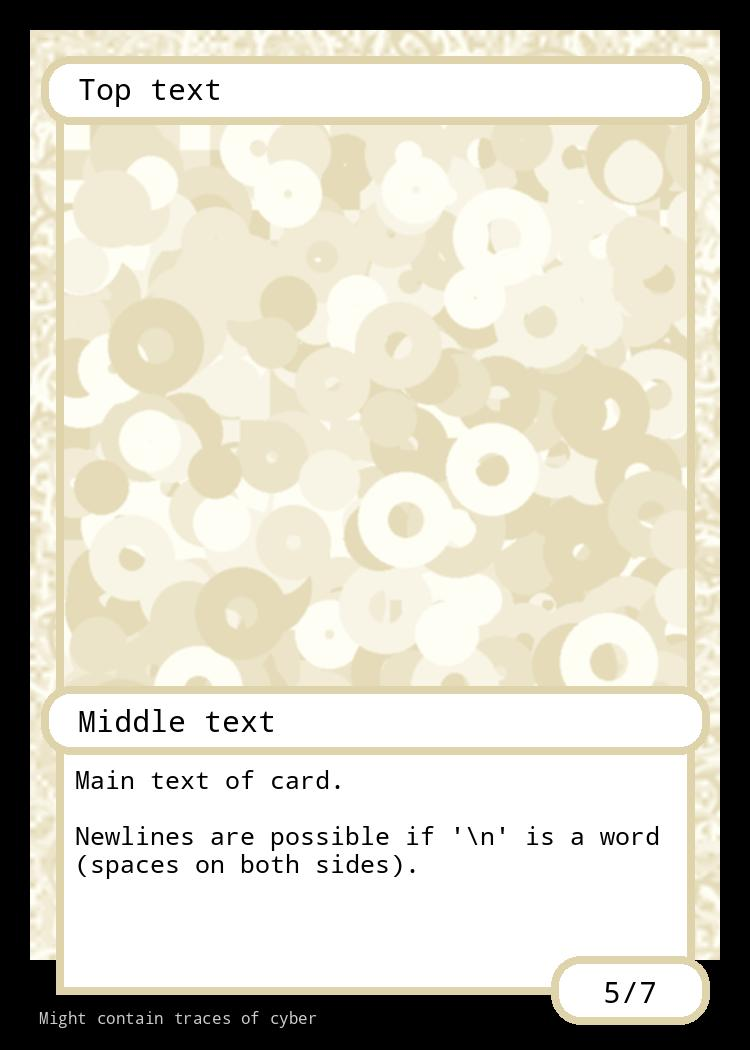
#> input picture example.jpg, 750 x 1050 px
$ python cardgen.py --color white --image example.jpg
#> lines starting #> are read from the running program, lines starting #| are printed output that depends on the picture
import argparse
import fractions
import logging
import os.path
import random
import sys

from PIL import (
    Image,
    ImageColor,
    ImageDraw,
    ImageFilter,
    ImageFont,
)

# A card is about 2.5 x 3.5 inches, or 63.5 x 88.9 mm.
# 750 x 1050 px will give the image 300 dpi.

COLORS = {
    "white": {
        "background": "#000",
        "main": "#dfd3ab",
        "second": "#fffef5",
        "card": "#fff",
    },
    "blue": {
        "background": "#000",
        "main": "#0073b2",
        "second": "#83cef1",
        "card": "#eef",
    },
    "black": {
        "background": "#000",
        "main": "#3a3833",
        "second": "#525347",
        "card": "#ddd",
    },
    "red": {
        "background": "#000",
        "main": "#d94029",
        "second": "#e5a38d",
        "card": "#fee",
    },
    "green": {
        "background": "#000",
        "main": "#226248",
        "second": "#bcd0c7",
        "card": "#dde6e9",
    },
}

FONTS = [
    "/usr/share/fonts/liberation-mono/LiberationMono-Regular.ttf",
    "/usr/share/fonts/truetype/noto/NotoMono-Regular.ttf",
]


class Card():

    def __init__(self, colors, font_path, size=(750, 1050)):
        self.colors = colors
        self.font_path = font_path
        self.size = size

        self.im = Image.new("RGB", self.size, self.colors["background"])
        self.grid_size = 30  # 30 results in a grid 25 x 35 when the card is 750 x 1050.
        self.grid = (size[0] // self.grid_size, size[1] // self.grid_size)
        self.draw = ImageDraw.Draw(self.im)

        self.big_font = ImageFont.truetype(self.font_path, int(self.grid_size))
        self.medium_font = ImageFont.truetype(self.font_path, int(self.grid_size / 1.2))
        self.small_font = ImageFont.truetype(self.font_path, int(self.grid_size / 1.8))

    def coordinates2xy(self, coordinates, x_grow=0, y_grow=0):
        xy = [coordinates[0] * self.grid_size,
              coordinates[1] * self.grid_size,
              coordinates[2] * self.grid_size,
              coordinates[3] * self.grid_size]

        xy[0] = xy[0] if xy[0] >= 0 else self.im.size[0] + xy[0]
        xy[1] = xy[1] if xy[1] >= 0 else self.im.size[1] + xy[1]
        xy[2] = xy[2] if xy[2] >= 0 else self.im.size[0] + xy[2]
        xy[3] = xy[3] if xy[3] >= 0 else self.im.size[1] + xy[3]

        if x_grow:
            xy[0] = xy[0] - (x_grow * self.grid_size)
            xy[2] = xy[2] + (x_grow * self.grid_size)
        if y_grow:
            xy[1] = xy[1] - (y_grow * self.grid_size)
            xy[3] = xy[3] + (y_grow * self.grid_size)

        return xy

    def save(self, file_path):
        logging.info("Saving card to: %s", os.path.abspath(file_path))
        self.im.save(file_path)

    def draw_frame(self):
        coordinates = [1, 1, -1, -3]
        paste_noisy_rectangle(self.im, self.coordinates2xy(coordinates), self.colors["second"], self.colors["main"], pixel_size=6, blur_radius=2)

    def draw_content(self, image_path=None, head1=None, head2=None, text=None, stats=None):

        large_image = not text

        # Image
        if large_image:
            coordinates = [2, 4, -2, -6]
        else:
            coordinates = [2, 4, -2, 23]
        if image_path:
            paste_image(self.im, self.coordinates2xy(coordinates), image_path)
        else:
            paste_noisy_rectangle(self.im, self.coordinates2xy(coordinates), self.colors["second"], self.colors["main"], pixel_size=30)
        draw_box(self.draw, self.coordinates2xy(coordinates), fill=None, outline=self.colors["main"], width=8)

        if not large_image:
            # Bottom box
            coordinates = [2, 25, -2, -2]
            draw_box(self.draw, self.coordinates2xy(coordinates), fill=self.colors["card"], outline=self.colors["main"], width=8)
            if text:
                xy = self.coordinates2xy(coordinates)
                write_text(self.draw, xy, text, self.medium_font)

        # Title bar
        coordinates = [2, 2, -2, 4]
        draw_box(self.draw, self.coordinates2xy(coordinates, x_grow=0.5), round=True, fill=self.colors["card"], outline=self.colors["main"], width=8)
        if head1:
            draw_center_text(self.draw, self.coordinates2xy(coordinates), head1, font=self.big_font)

        # Info bar
        if large_image:
            coordinates = [2, -6, -2, -4]
        else:
            coordinates = [2, 23, -2, 25]
        draw_box(self.draw, self.coordinates2xy(coordinates, x_grow=0.5), round=True, fill=self.colors["card"], outline=self.colors["main"], width=8)
        if head2:
            draw_center_text(self.draw, self.coordinates2xy(coordinates), head2, font=self.big_font)

        # Stats bar
        coordinates = [-6, -3, -2, -1]
        draw_box(self.draw, self.coordinates2xy(coordinates, x_grow=0.5), round=True, fill=self.colors["card"], outline=self.colors["main"], width=8)
        if stats:
            draw_center_text(self.draw, self.coordinates2xy(coordinates), stats, font=self.big_font, horizontal=True)

        # Bottom text
        coordinates = [1, -1.5, -6, -0.5]
        draw_center_text(self.draw, self.coordinates2xy(coordinates), "Might contain traces of cyber", font=self.small_font, fill="#ccc")


def draw_box(draw, xy, round=False, fill=None, outline=None, width=2):
    if outline:
        if width % 2 != 0:
            logging.warning("Box border width should preferably be divisibly by two to render properly: %d.", width)
        # Make sure the outline/border is drawn on the edge of the box, not inside.
        # This makes sure boxes next to each other don't get double borders.
        xy[0] = xy[0] - width / 2
        xy[1] = xy[1] - width / 2
        xy[2] = xy[2] + width / 2
        xy[3] = xy[3] + width / 2

    radius = 0 if not round else (xy[3] - xy[1]) / 2.3
    draw.rounded_rectangle(xy, radius, fill=fill, outline=outline, width=width)


def draw_center_text(draw, xy, text, font, fill="#000", horizontal=False):
    """Draws the given text in the center of a rectangle xy. Only vertical align unless horizontal."""

    m_width = draw.textlength("T", font=font)
    bounding_box = font.getbbox(text)
    x_grow = (xy[2] - xy[0] - (bounding_box[2] - bounding_box[0])) / 2 if horizontal else m_width
    y_grow = (xy[3] - xy[1] - (bounding_box[3] - bounding_box[1])) / 2
    y_grow = y_grow - (m_width / 5)  # It looks better if you move the text a bit up
    draw.text((xy[0] + x_grow, xy[1] + y_grow), text, font=font, fill=fill)


def get_color_gradient(c1, c2, count=100):
    """Returns a list of count colors between the two colors c1 and c2."""

    colors = []

    rgb1 = ImageColor.getrgb(c1)
    rgb2 = ImageColor.getrgb(c2)
    diff = (rgb2[0] - rgb1[0], rgb2[1] - rgb1[1], rgb2[2] - rgb1[2])
    step = (diff[0] / count, diff[1] / count, diff[2] / count)

    for i in range(count):
        color = tuple(abs(int(value)) for value in (rgb1[0] + step[0] * i, rgb1[1] + step[1] * i, rgb1[2] + step[2] * i))
        colors.append(color)

    return colors


def paste_image(image, xy, image_path):
    temp = Image.open(image_path)

    image_ratio = fractions.Fraction(temp.size[0], temp.size[1])
    box_ratio = fractions.Fraction(xy[2] - xy[0], xy[3] - xy[1])

    if image_ratio != box_ratio:
        logging.warning("The given image ratio (%d:%d) does not match the box ratio (%d:%d). Image will be scaled.", *image_ratio.as_integer_ratio(), *box_ratio.as_integer_ratio())
    if xy[2] - xy[0] > temp.size[0] or xy[3] - xy[1] > temp.size[1]:
        logging.warning("The given image (%s) is smaller than the box (%s). Image will be scaled.", f"{temp.size[0]} x {temp.size[1]}", f"{xy[2] - xy[0]} x {xy[3] - xy[1]}")

    temp = temp.resize((xy[2] - xy[0], xy[3] - xy[1]))
    image.paste(temp, (xy[0], xy[1]))


def paste_noisy_rectangle(image, xy, color1, color2, pixel_size=1, blur_radius=1):
    colors = get_color_gradient(color1, color2, 5)

    temp = Image.new("RGB", (xy[2] - xy[0], xy[3] - xy[1]))
    draw = ImageDraw.Draw(temp)

    # Draw pixel noise with the colors
    for x in range(0, temp.size[0], pixel_size):
        for y in range(0, temp.size[1], pixel_size):
            draw.rectangle((x, y, x + pixel_size, y + pixel_size), fill=random.choice(colors))

    # Draw some random circles
    min_radius = 50
    max_radius = 100
    for _ in range(temp.size[0] * temp.size[1] // 1000):
        x, y = random.randint(-min_radius // 2, temp.im.size[0] + min_radius // 2), random.randint(-min_radius // 2, temp.im.size[1] + min_radius // 2)
        size = random.randint(min_radius, max_radius)
        draw.ellipse((x, y, x + size, y + size), outline=random.choice(colors), width=pixel_size)

    temp = temp.filter(ImageFilter.BoxBlur(blur_radius))

    image.paste(temp, (xy[0], xy[1]))


def write_text(draw, xy, text, font, fill="#000"):
    """Try to write text within a bounding box xy. Words that match '\\n' will be replaced with newlines."""
    m_width = draw.textlength("T", font=font)
    xy = [xy[0] + m_width, xy[1] + m_width, xy[2] - m_width, xy[3] - m_width]

    words = text.strip().split(" ")

    new_text = ""
    line = ""
    width = 0
    for word in words:
        word_width = draw.textlength(word, font=font)

        if word_width > xy[2] - xy[0]:
            logging.warning("Word is to long to be printed properly: %s.", repr(word))

        if word == "\\n":
            new_text += f"{line}\n"
            line = ""
        elif width + word_width < xy[2] - xy[0]:
            line = f"{line} {word}" if line else word
            width = draw.textlength(line, font=font)
        else:
            new_text += f"{line}\n"
            line = word
            width = draw.textlength(line, font=font)

    new_text += line

    new_text_box = draw.multiline_textbbox((xy[0], xy[1]), new_text, font=font)
    new_text_height = new_text_box[3] - new_text_box[1]
    if new_text_height > xy[3] - xy[1]:
        logging.warning("Too much text to fit in bounding box: %s > %s.", f"{new_text_height}", f"{xy[3] - xy[1]}")

    draw.text((xy[0], xy[1]), new_text, font=font, fill="#000")


if __name__ == "__main__":
    parser = argparse.ArgumentParser()
    parser.add_argument("-c", "--color", required=True, choices=COLORS.keys(), help="Name of card color")
    parser.add_argument("-o", "--output", default="output.jpg", help="Path to output file.")
    parser.add_argument("-h1", "--head1", help="First text header on card")
    parser.add_argument("-h2", "--head2", help="Second text header on card")
    parser.add_argument("-t", "--text", help="Text in text box on card")
    parser.add_argument("-s", "--stats", help="Text in stats box")
    parser.add_argument("-i", "--image", help="Path to image")
    parser.add_argument("-f", "--font", help="Path to font")
    args = parser.parse_args()

    if not args.font:
        for font in FONTS:
            if os.path.exists(font):
                font_path = font
                break
        else:
            logging.error("Unable to find a font.")
            sys.exit(1)
    else:
        if not os.path.exists(args.font):
            logging.error("Unable to find font: %s.", args.font)
            sys.exit(1)
        font_path = args.font

    card = Card(COLORS[args.color], font_path=font_path)
#> in __init__, `self.im = Image.new("RGB", self.size, self.colors["background"])`: self.im: PIL image 750x1050 RGB; every value is 0
    card.draw_frame()
#> in paste_noisy_rectangle, `temp = Image.new("RGB", (xy[2] - xy[0], xy[3] - xy[1]))`: temp: PIL image 690x930 RGB; every value is 0
#> the loop in paste_noisy_rectangle, `for _ in range(temp.size[0] * temp.size[1] // 1000):` made 641 passes
#> (x, y, size) on passes 1 to 3: (410, 790, 85), (97, 21, 73), (-19, 41, 50)
#> in paste_noisy_rectangle, `temp = temp.filter(ImageFilter.BoxBlur(blur_radius))`:
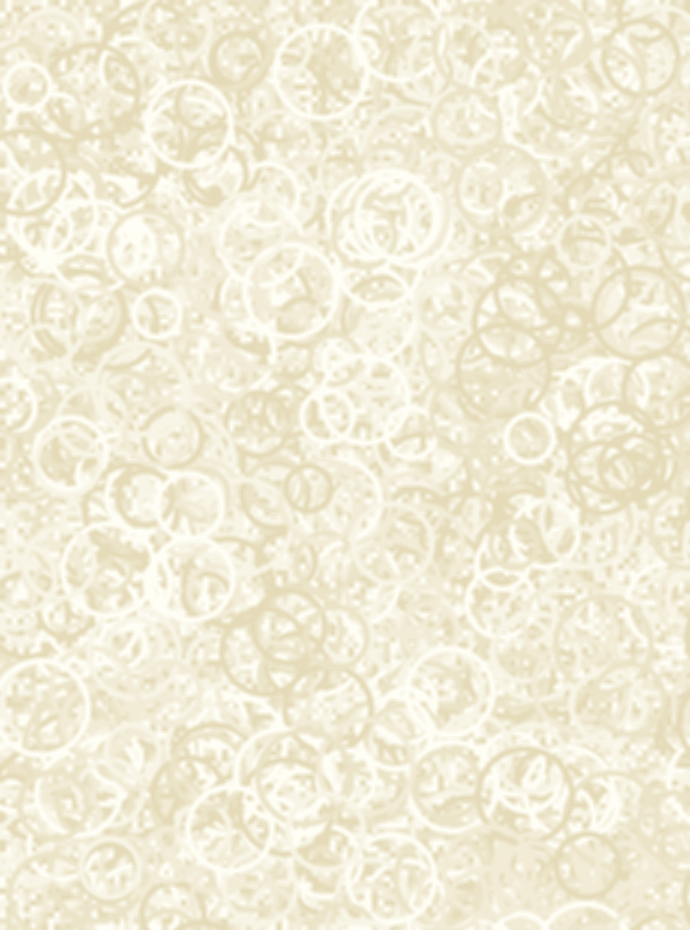
#> temp: PIL image 690x930 RGB; mean R, G, B 241.9, 236.5, 215.2
#> in paste_noisy_rectangle, `image.paste(temp, (xy[0], xy[1]))`:
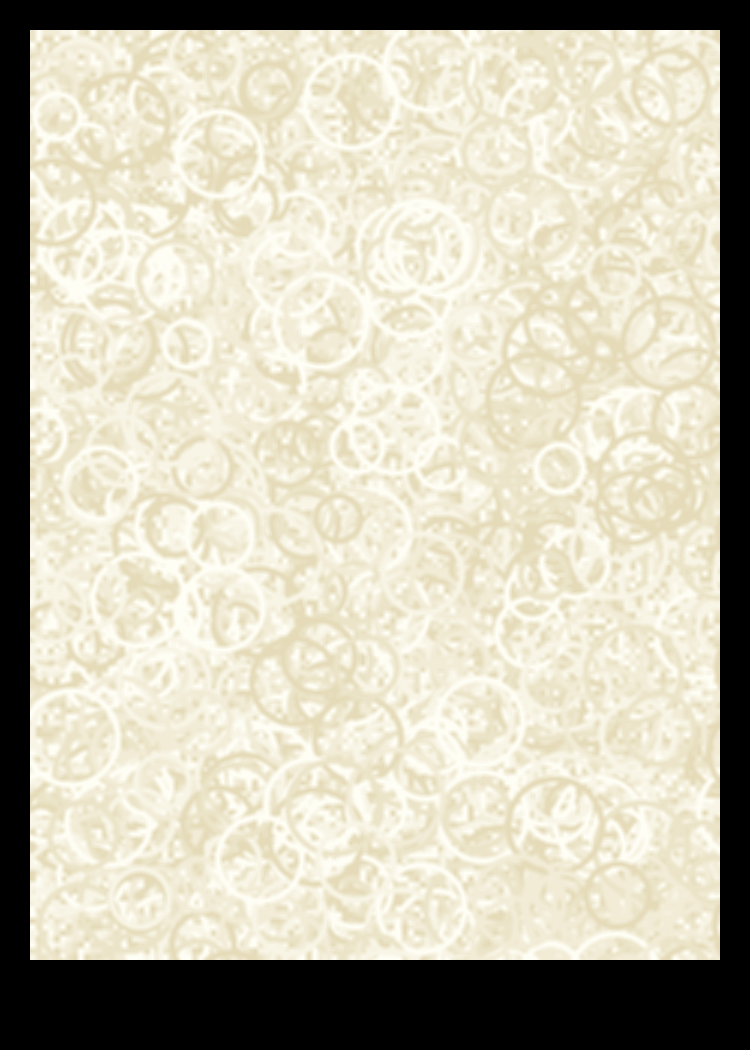
#> image: PIL image 750x1050 RGB; mean R, G, B 197.1, 192.7, 175.3
    card.draw_content(image_path=args.image, head1=args.head1, head2=args.head2, text=args.text, stats=args.stats)
#> in paste_image, temp is the input picture: PIL image 750x1050 RGB; mean R, G, B 206, 202.6, 189.3
#> in paste_image, `temp = temp.resize((xy[2] - xy[0], xy[3] - xy[1]))`:
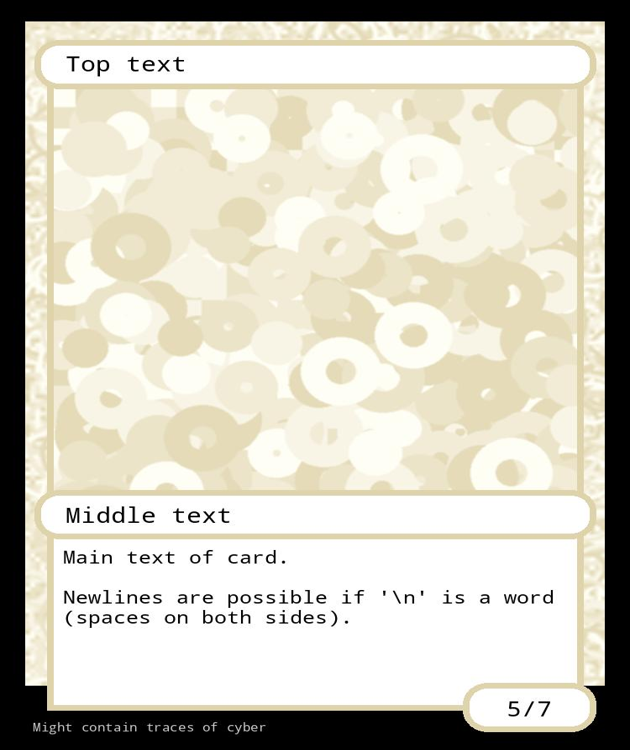
#> temp: PIL image 630x750 RGB; mean R, G, B 206, 202.6, 189.3
#> in paste_image, `image.paste(temp, (xy[0], xy[1]))`:
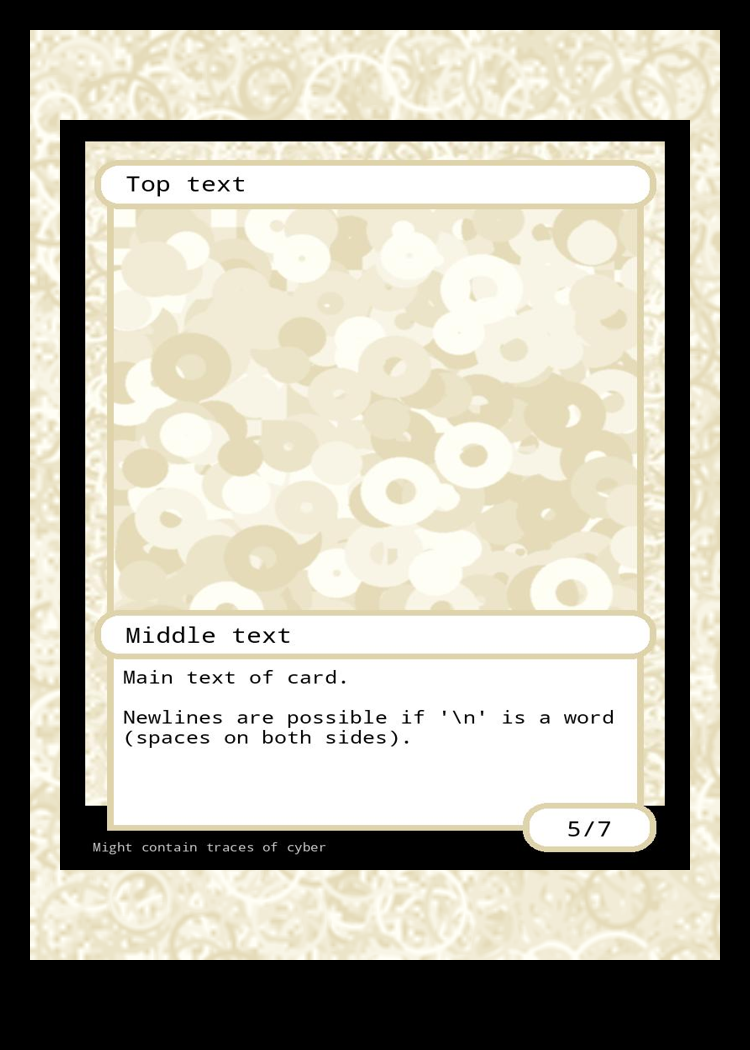
#> image: PIL image 750x1050 RGB; mean R, G, B 175.4, 172.2, 159.5
#> in draw_box, `radius = 0 if not round else (xy[3] - xy[1]) / 2.3`: radius = 0
    card.save(args.output)
#> in save, `self.im.save(file_path)`:
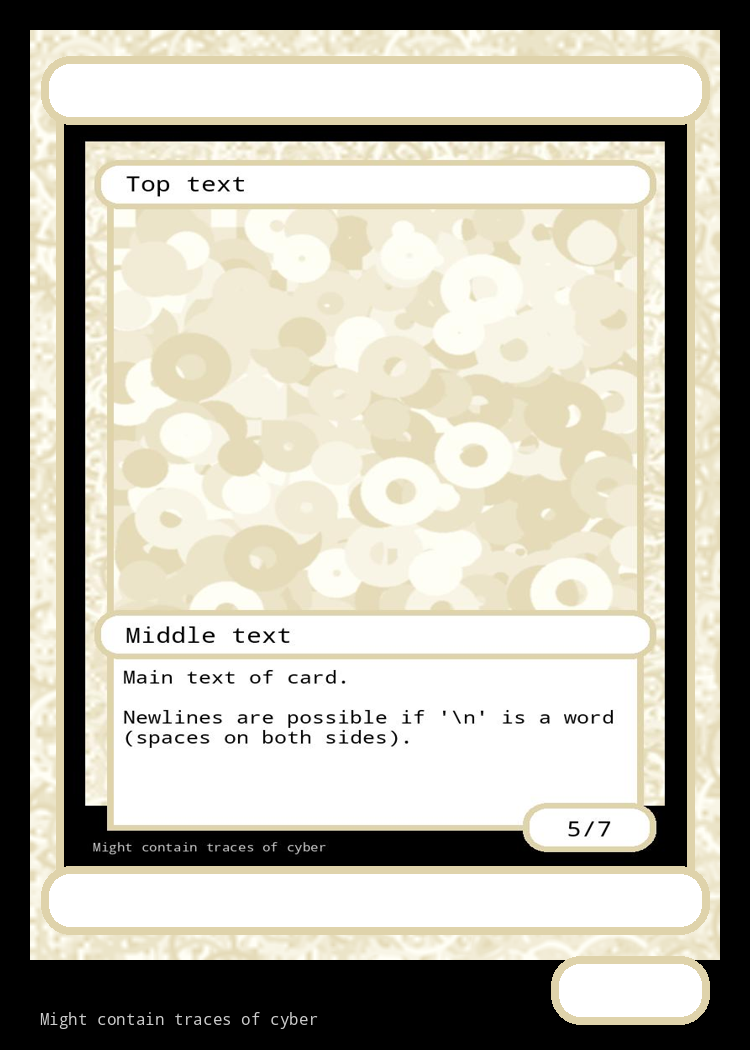
#> saved as output.jpg: PIL image 750x1050 RGB; mean R, G, B 182.4, 179.2, 167.2
